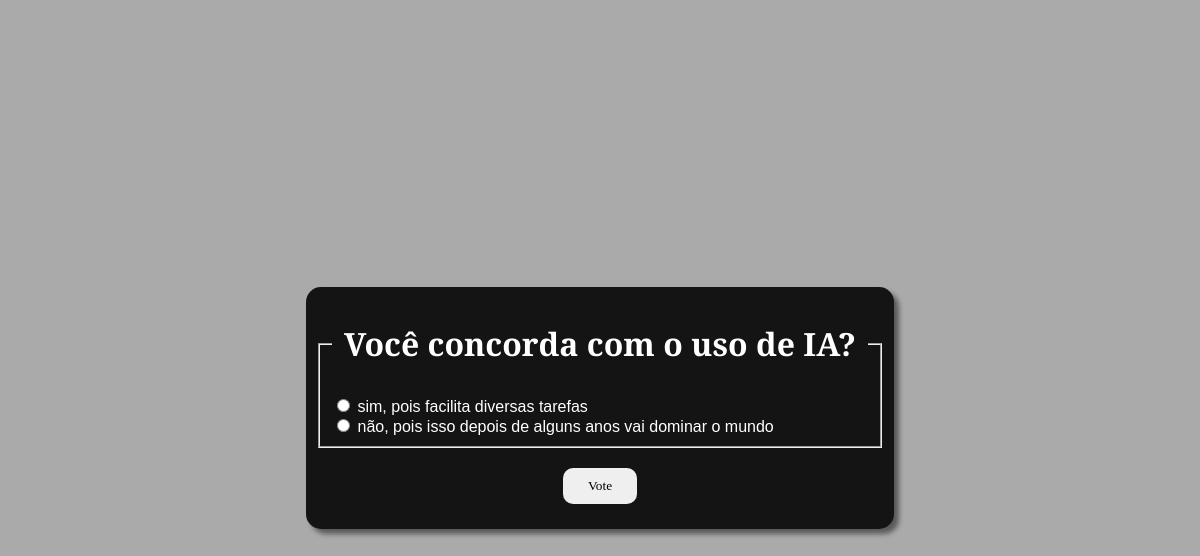
The app's page /polls/2/ with its own data.
### polls/models.py (models this page shows, shortened)
class Question(models.Model):
    question_text = models.CharField(max_length=200)
    pub_date = models.DateTimeField("data de publicação")

class Choice(models.Model):
    question = models.ForeignKey(Question, on_delete=models.CASCADE)
    choice_text = models.CharField(max_length=200)
    votes = models.IntegerField(default=0)

### polls/views.py (the view)
# urls.py: path("<int:question_id>/", views.detail, name="details"),
def detail(request, question_id):
    question = get_object_or_404(Question, pk=question_id)
    choice = Choice.objects.get(id=question_id)
    return render(request, "polls/detail.html", {"question":question, "choice":choice})

### polls/templates/polls/detail.html (shortened to what this page needs)
<!DOCTYPE html>
{% load static %}
<html lang="en">
<head>
    <link rel="stylesheet" type="text/css" href="{% static 'polls/css/style.css' %}" />
</head>
<body>
  <div class="box">
    <form action="{% url 'polls:vote' question.id %}" method="post">
        <fieldset>
            <legend><h1>{{ question.question_text }}</h1></legend>
                {% for choice in question.choice_set.all %}
                    <input type="radio" name="choice" id="choice{{ forloop.counter }}" value="{{ choice.id }}">
                    <label for="choice{{ forloop.counter }}">{{ choice.choice_text }}</label><br>
                {% endfor %}
        </fieldset>
        <input class="button" type="submit" value="Vote">
    </form>
  </div>
</body>
</html>

### polls/static/polls/css/style.css (style rules this page uses)
h1 { margin: 25px 10px; text-align: center; }
.box { text-align: justify; display: flex; justify-content: center; align-items: center; flex-direction: column; border-radius: 15px; background-color: rgb(20,20,20); padding: 10px; box-shadow: 5px 5px 5px rgb(90,90,90); }
body { font-family: "Cinzel Decorative", Sans-Serif; color: white; height: 100vh; display: flex; justify-content: center; align-items: center; flex-direction: column; background-color: rgb(170,170,170); }
form { display: flex; flex-direction: column; justify-content: center; align-items: center; }
.button { margin: 20px 0 15px 0; padding: 10px 25px; border-radius: 10px; border: none; font-family: "Cinzel Decorative"; }

### records on screen
Question: question_text "Você concorda com o uso de IA?"
Choice: choice_text "sim, pois facilita diversas tarefas"
Choice: choice_text "não, pois isso depois de alguns anos vai dominar o mundo"
